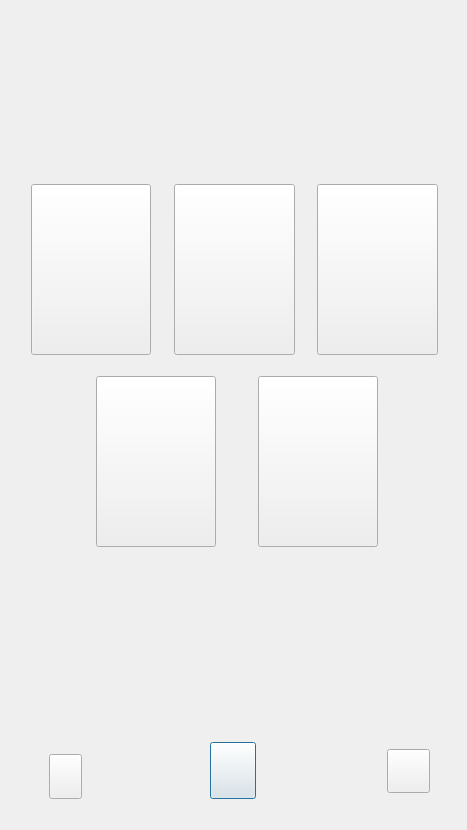
<?xml version="1.0" encoding="UTF-8"?>
<ui version="4.0">
 <class>Dialog</class>
 <widget class="QDialog" name="Dialog">
  <property name="geometry">
   <rect>
    <x>0</x>
    <y>0</y>
    <width>467</width>
    <height>830</height>
   </rect>
  </property>
  <property name="windowTitle">
   <string>Dialog</string>
  </property>
  <widget class="QLabel" name="label">
   <property name="geometry">
    <rect>
     <x>0</x>
     <y>0</y>
     <width>467</width>
     <height>830</height>
    </rect>
   </property>
   <property name="styleSheet">
    <string notr="true">border-image: url(:/back/3.배경.png);</string>
   </property>
   <property name="text">
    <string/>
   </property>
   <property name="pixmap">
    <pixmap resource="../page3resource.qrc">:/back/3.배경.png</pixmap>
   </property>
  </widget>
  <widget class="QPushButton" name="home_btn">
   <property name="geometry">
    <rect>
     <x>210</x>
     <y>742</y>
     <width>46</width>
     <height>57</height>
    </rect>
   </property>
   <property name="styleSheet">
    <string notr="true">border-image: url(:/button/홈버튼 그룹.png);</string>
   </property>
   <property name="text">
    <string/>
   </property>
  </widget>
  <widget class="QPushButton" name="back_btn">
   <property name="geometry">
    <rect>
     <x>49</x>
     <y>754</y>
     <width>33</width>
     <height>45</height>
    </rect>
   </property>
   <property name="styleSheet">
    <string notr="true">border-image: url(:/button/뒤로가기 그룹.png);</string>
   </property>
   <property name="text">
    <string/>
   </property>
  </widget>
  <widget class="QPushButton" name="tip_btn">
   <property name="geometry">
    <rect>
     <x>387</x>
     <y>749</y>
     <width>43</width>
     <height>44</height>
    </rect>
   </property>
   <property name="styleSheet">
    <string notr="true">border-image: url(:/button/팁버튼.png);</string>
   </property>
   <property name="text">
    <string/>
   </property>
  </widget>
  <widget class="QPushButton" name="legback_btn">
   <property name="geometry">
    <rect>
     <x>174</x>
     <y>184</y>
     <width>121</width>
     <height>171</height>
    </rect>
   </property>
   <property name="styleSheet">
    <string notr="true">border-image: url(:/button/허벅지 후면.png);</string>
   </property>
   <property name="text">
    <string/>
   </property>
  </widget>
  <widget class="QPushButton" name="all_btn">
   <property name="geometry">
    <rect>
     <x>31</x>
     <y>184</y>
     <width>120</width>
     <height>171</height>
    </rect>
   </property>
   <property name="styleSheet">
    <string notr="true">border-image: url(:/button/하체 전체.png);</string>
   </property>
   <property name="text">
    <string/>
   </property>
  </widget>
  <widget class="QPushButton" name="legfront_btn">
   <property name="geometry">
    <rect>
     <x>317</x>
     <y>184</y>
     <width>121</width>
     <height>171</height>
    </rect>
   </property>
   <property name="styleSheet">
    <string notr="true">border-image: url(:/button/허벅지 앞면.png);</string>
   </property>
   <property name="text">
    <string/>
   </property>
  </widget>
  <widget class="QPushButton" name="legout_btn">
   <property name="geometry">
    <rect>
     <x>258</x>
     <y>376</y>
     <width>120</width>
     <height>171</height>
    </rect>
   </property>
   <property name="styleSheet">
    <string notr="true">border-image: url(:/button/외측장근.png);</string>
   </property>
   <property name="text">
    <string/>
   </property>
  </widget>
  <widget class="QPushButton" name="legin_btn">
   <property name="geometry">
    <rect>
     <x>96</x>
     <y>376</y>
     <width>120</width>
     <height>171</height>
    </rect>
   </property>
   <property name="styleSheet">
    <string notr="true">border-image: url(:/button/내전근.png);</string>
   </property>
   <property name="text">
    <string/>
   </property>
  </widget>
 </widget>
 <resources>
  <include location="../page3resource.qrc"/>
 </resources>
 <connections/>
</ui>
